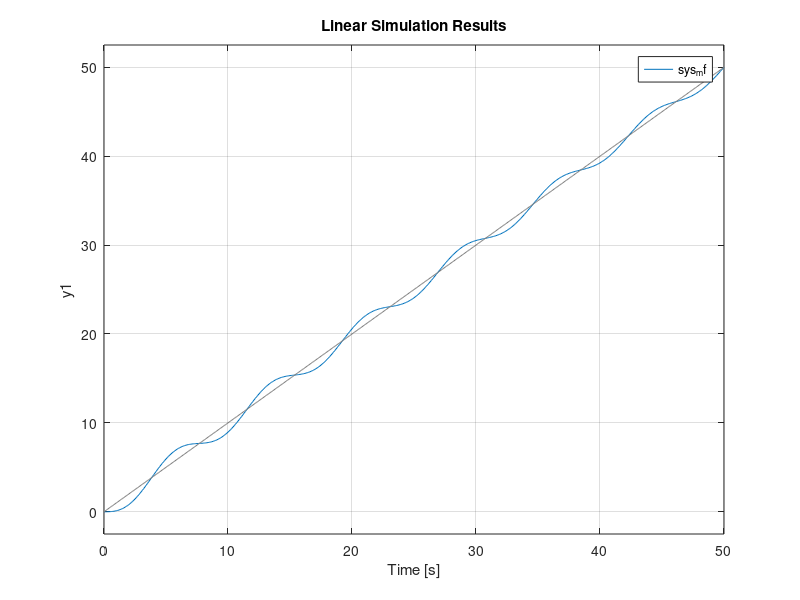

Here is the MATLAB script that generated this plot:
clc
clear all

%%%%%%%%%%%%% 5.2 %%%%%%%%%%%%%%
 num = [0 0 1 10]; 
 den = [1 15 0 0]; 
 t = [0: 0.1: 50];   
 
 sys = tf (num ,den);  
 Gmf = feedback(sys, 1); 
 sys_mf = ss(Gmf);
 u = t;
 
 lsim(sys_mf, u, t);